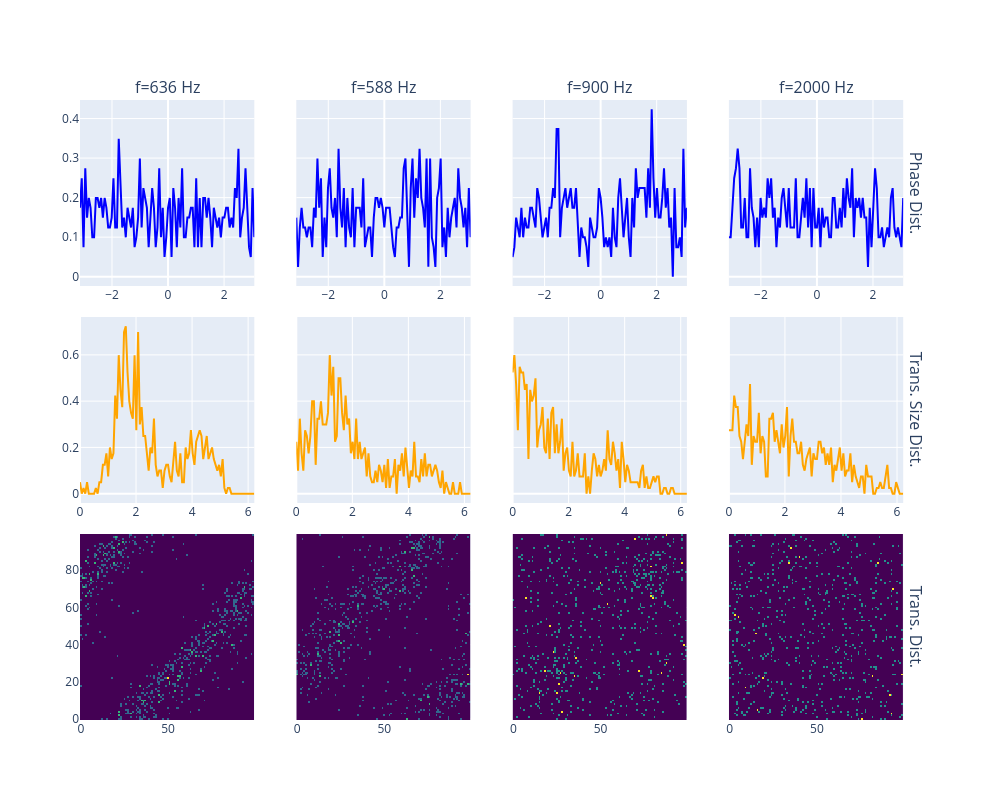

Notebook code cell kept with this figure:
### Code cell
F, T, Sxx, phase = ut.calc_spectrogram(data, fs, nperseg=fft_nperseg, percent_overlap=percent_overlap, window=window, remove_dc=remove_dc, crop_freq=crop_freq)
Q = 100

fig = make_subplots(rows=3, 
                    cols=len(f_list), 
                    shared_yaxes=True, 
                    vertical_spacing=0.05,
                    column_titles=[f"f={f} Hz" for f in f_list], 
                    row_titles=["Phase Dist.", "Trans. Size Dist.", "Trans. Dist.", "S2G Graph"])
for ix, f in enumerate(f_list, start=1):
    f_ix = np.argmin(np.abs(F - f))
    f_phase = phase[f_ix, :]

    # distribution of phases 
    hist, bin_edges = np.histogram(f_phase, bins=Q, range=(-np.pi, np.pi), density=True)
    # fig.add_trace(go.Bar(x=bin_edges[:-1], y=hist, name='Phase Distribution', marker_color='blue', showlegend=False), row=1, col=ix)
    fig.add_trace(go.Scatter(x=bin_edges[:-1], y=hist, name='Phase Distribution', marker_color='blue', showlegend=False), row=1, col=ix)

    # distribution of delta phases
    delta_phase = np.diff(f_phase)
    delta_phase = np.abs(delta_phase)
    hist_delta, bin_edges_delta = np.histogram(delta_phase, bins=Q, range=(0, 2 * np.pi), density=True)
    # fig.add_trace(go.Bar(x=bin_edges_delta[:-1], y=hist_delta, name='Delta Phase Distribution', marker_color='orange', showlegend=False), row=2, col=ix)
    fig.add_trace(go.Scatter(x=bin_edges_delta[:-1], y=hist_delta, name='Delta Phase Distribution', marker_color='orange', showlegend=False), row=2, col=ix)

    # distribution of traqnsitions
    x_transitions = ut.get_s2g(f_phase, n_levels=Q)
    fig.add_trace(go.Heatmap(z=x_transitions, colorscale='Viridis', showscale=False), row=3, col=ix)

fig.update_layout(height=800, width=1000, font=dict(size=12))
fig.write_image("/Users/itamarmerfeld/Projects/UATR/results/phase_distribution_analysis_2.png", scale=10)
fig.show()
